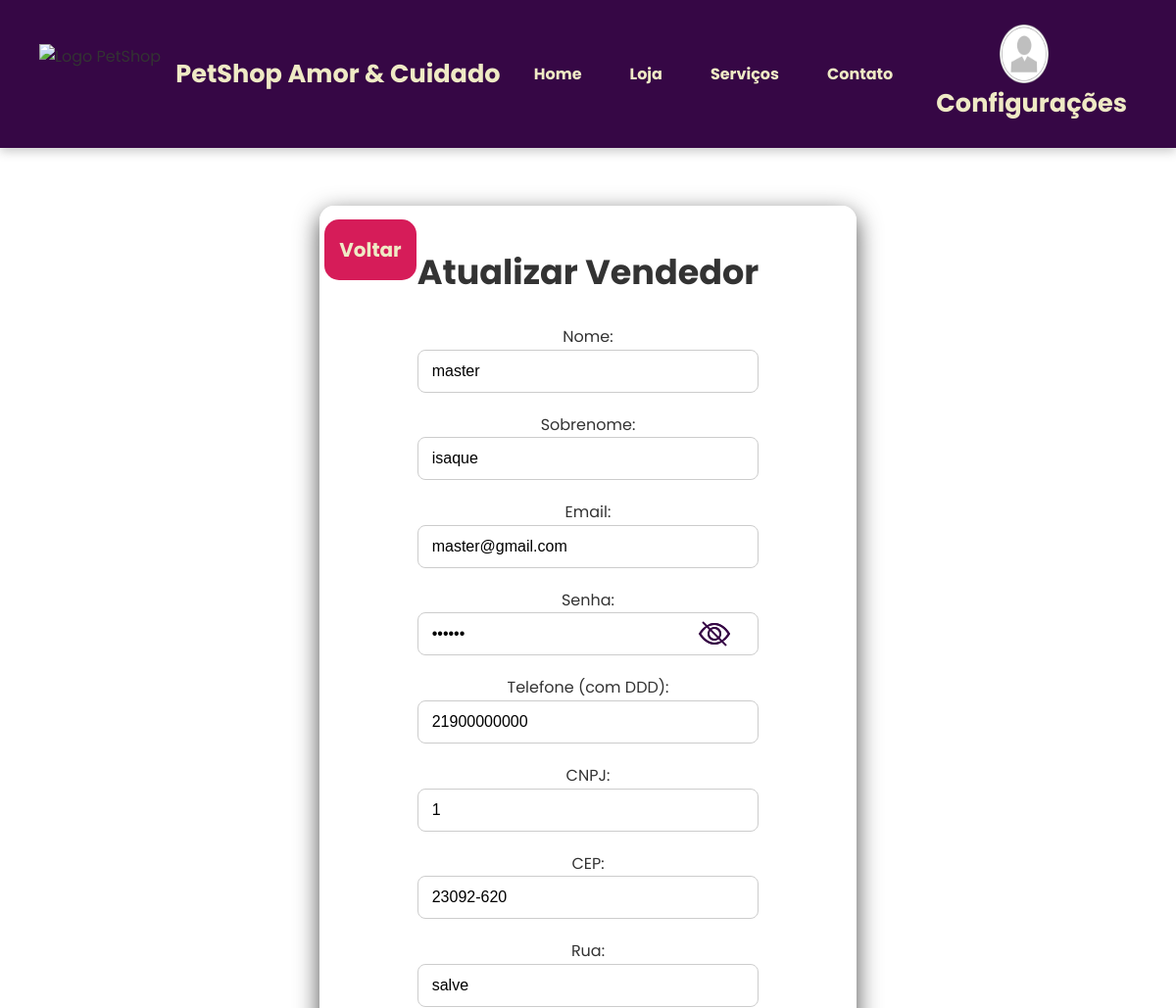
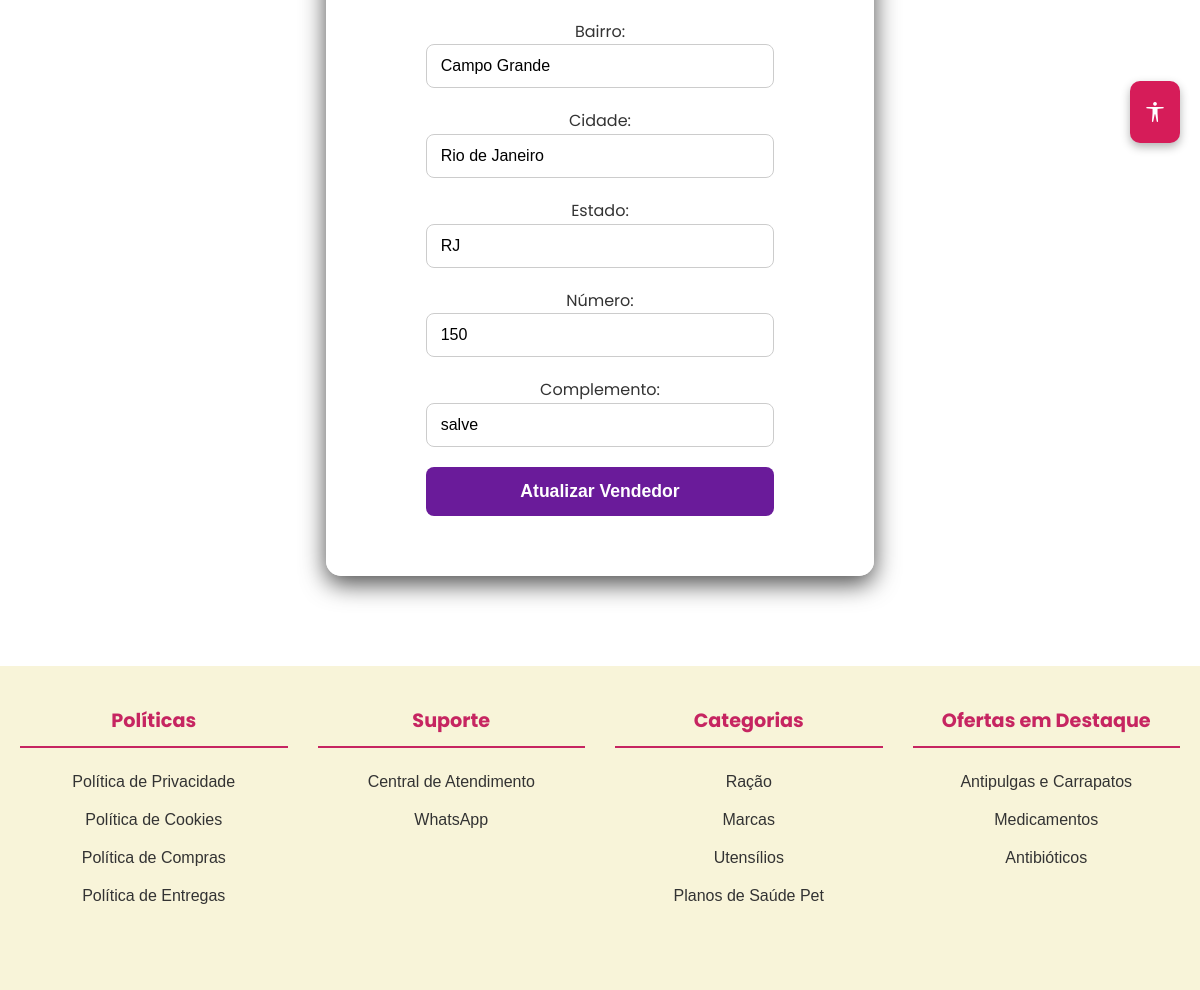
Page /atualizar.php (signed in) on the committed database (2 pictures, top to bottom).
### tables this page shows
CREATE TABLE funcionarios(
    idFuncionario VARCHAR(255) NOT NULL PRIMARY KEY,
    logado VARCHAR(255),
    img VARCHAR(255),
    nome VARCHAR(255),
    sobrenome VARCHAR(255),
    funcao ENUM("Default", "Veterinário", "Gerente", "Master"),
    telefone varchar(255),
    email VARCHAR(255),
    senha VARCHAR(255),
    cep VARCHAR(255),
    numero VARCHAR(255),
    complemento VARCHAR(255),
    CONSTRAINT fk_cep_funcionario FOREIGN KEY (cep) REFERENCES enderecos(cep)
);

CREATE TABLE enderecos(
    cep VARCHAR(255) NOT NULL PRIMARY KEY,
    rua VARCHAR(255),
    bairro VARCHAR(255),
    cidade VARCHAR(255),
    estado VARCHAR(255)
);

### atualizar.php (the view, shortened to what this page needs)
<?php
include 'conn.php';
if(isset($_SESSION['vendedores'])){
    $chave = $_SESSION['vendedores']->idFuncionario;
    $local = 'backend/php/vendedor/';
    $sql1 = "SELECT * FROM funcionarios WHERE idFuncionario = '$chave'";
    $res = $conn->query($sql1);
    $row = $res->fetch_object();
    $sql2 = "SELECT * FROM enderecos WHERE cep = '$row->cep'";
    $res2 = $conn->query($sql2);
    $row2 = $res2->fetch_object();
    $salvarVen = "atualizarVen.php";
}
?>
<!DOCTYPE html>
<html lang="pt-BR">
<head>
    <link rel="stylesheet" href="frontend/src/css/login.css">
    <link rel="stylesheet" href="frontend/src/css/loja.css">
    <link rel="stylesheet" href="frontend/src/css/style.css">
    <link rel="stylesheet" href="https://cdn.jsdelivr.net/npm/bootstrap-icons@1.10.5/font/bootstrap-icons.css">
</head>
<body style="margin-top: 100px;">
<header>
    <div class="logo">
        <img src="frontend/src/assets/Foto site.png" alt="Logo PetShop">
        <h1>PetShop Amor & Cuidado</h1>
    </div>
    <nav class="nav-menu" id="nav-menu">
        <ul>
            <li><a href="index.php">Home</a></li>
            <li><a href="<?php echo $loja?>">Loja</a></li>
            <li class="dropdown">
                <a href="#" onclick="toggleDropdown()" style="<?php if($vendedor == TRUE){echo 'display: none;';}?> cursor: pointer;">Serviços</a>
            </li>
            <li><a href="#">Contato</a></li>
        </ul>
    </nav>
    <a href="config.php">
        <div class="icone">
        <img  src="<?php echo $local . $row->img?>" alt="Imagem do usuario">
        <h1 >  Configurações</h4>
        </div>
    </a>
</header>
    <section class="content" id="vendedor">
        <a href="config.php"><h5 id="voltar"> Voltar</h5></a>
        <h2>Atualizar Vendedor</h2>
        <form id="form-vendedor" action="<?php echo $salvarVen?>" method="POST">
            <label for="vendedor-nome">Nome:</label>
            <input value="<?php echo $row->nome?>" type="text" name="vendedor-nome" id="vendedor-nome" required />
            <label for="vendedor-sobrenome">Sobrenome:</label>
            <input value="<?php echo $row->sobrenome?>" type="text" name="vendedor-sobrenome" id="vendedor-sobrenome" required />
            <label for="vendedor-email">Email:</label>
            <input value="<?php echo $row->email?>" type="email" name="vendedor-email" id="vendedor-email" required />
            <label for="vendedor-senha">Senha:</label>
            <input value="<?php echo $row->senha?>" type="password" name="vendedor-senha" id='vendedor-senha' required />
            <i class="bi bi-eye" id="olho3" onclick="trocarSenha(3)"></i>
            <i class="bi bi-eye-slash" id="olho4" onclick="trocarSenha(4)"></i>
            <label for="vendedor-telefone">Telefone (com DDD):</label>
            <input value="<?php echo $row->telefone?>" oninput="formatarCelular(this)" type="text" name="vendedor-telefone" id="vendedor-telefone" placeholder="(11) 91234-5678" maxlength="15" minlength="15" required />
            <label for="vendedor-cnpj">CNPJ:</label>
            <input value="<?php echo $row->idFuncionario?>" oninput="formatarCNPJ(this)" type="text" name="vendedor-cnpj" id="vendedor-cnpj" placeholder="00.000.000/0000-00" maxlength="18" minlength="18" required />
            <label for="vendedor-cep">CEP:</label>
            <input value="<?php echo $row->cep?>" oninput="formatarCEP(this)" type="text" name="vendedor-cep" id="vendedor-cep" required maxlength="9" />
            <label for="vendedor-rua">Rua:</label>
            <input value="<?php echo $row2->rua?>" type="text" name="vendedor-rua" id="vendedor-rua" required readonly maxlength="100" />
            <label for="vendedor-bairro">Bairro:</label>
            <input value="<?php echo $row2->bairro?>" type="text" name="vendedor-bairro" id="vendedor-bairro" required readonly maxlength="50" />
            <label for="vendedor-cidade">Cidade:</label>
            <input value="<?php echo $row2->cidade?>" type="text" name="vendedor-cidade" id="vendedor-cidade" required readonly maxlength="50" />
            <label for="vendedor-estado">Estado:</label>
            <input value="<?php echo $row2->estado?>" type="text" name="vendedor-estado" id="vendedor-estado" required readonly maxlength="2" />
            <label for="vendedor-numero">Número:</label>
            <input value="<?php echo $row->numero?>" type="text" name="vendedor-numero" id="vendedor-numero" required maxlength="100" />
            <label for="vendedor-complemento">Complemento:</label>
            <input value="<?php echo $row->complemento?>" type="text" name="vendedor-complemento" id="vendedor-complemento" required maxlength="100" />
            <input type="submit" value="Atualizar Vendedor" class="btn-submit" />
        </form>
    </section>
    <footer>
  <div class="footer-section">
    <div class="column">
      <h3>Políticas</h3>
      <button onclick="openModal('Política de Privacidade', 'privacidade')">Política de Privacidade</button>
      <button onclick="openModal('Política de Cookies', 'cookies')">Política de Cookies</button>
      <button onclick="openModal('Política de Compras', 'compras')">Política de Compras</button>
      <button onclick="openModal('Política de Entregas', 'entregas')">Política de Entregas</button>
    </div>
    <div class="column">
      <h3>Suporte</h3>
      <button onclick="openModal('Central de Atendimento', 'atendimento')">Central de Atendimento</button>
      <button onclick="openModal('WhatsApp', 'whatsapp')">WhatsApp</button>
    </div>
    <div class="column">
      <h3>Categorias</h3>
      <button onclick="openModal('Ração', 'racao')">Ração</button>
      <button onclick="openModal('Marcas', 'marcas')">Marcas</button>
      <button onclick="openModal('Utensílios', 'utensilios')">Utensílios</button>
      <button onclick="openModal('Planos de Saúde Pet', 'planos')">Planos de Saúde Pet</button>
    </div>
    <div class="column">
      <h3>Ofertas em Destaque</h3>
      <button onclick="openModal('Antipulgas e Carrapatos', 'antipulgas')">Antipulgas e Carrapatos</button>
      <button onclick="openModal('Medicamentos', 'medicamentos')">Medicamentos</button>
      <button onclick="openModal('Antibióticos', 'antibioticos')">Antibióticos</button>
    </div>
  </div>
</footer>
<div class="botao_acessibilidade" onclick="abrir_acessibilidade(1)">
    <i class="bi bi-universal-access"></i>
</div>
</body>
</html>

### frontend/src/css/login.css (style rules this page uses)
* { box-sizing: border-box; padding: 0; margin: 0; text-decoration: none; list-style: none; }
html { scroll-behavior: smooth; }
body { background-color: whitesmoke; font-family: "Poppins", sans-serif; font-size: 1rem; font-weight: 400; display: grid; }
header { background-color: #360745; display: flex; justify-content: space-between; align-items: center; padding: 15px 30px; box-shadow: 0 4px 10px rgba(0, 0, 0, 0.2); position: fixed; top: 0; left: 0; width: 100%; z-index: 1000; transition: all 0.3s ease; }
.logo { display: flex; align-items: center; flex-shrink: 0; }
.logo img { height: 60px; margin-right: 15px; transition: transform 0.3s ease; }
.logo h1 { color: #efeac5; font-size: 26px; margin: 0; white-space: nowrap; }
nav ul { list-style: none; display: flex; gap: 25px; margin: 0; padding: 0; align-items: center; }
nav ul li a { color: #efeac5; text-decoration: none; font-weight: bold; font-size: 16px; transition: all 0.3s ease; padding: 8px 12px; border-radius: 5px; position: relative; }
nav ul li a::after { content: ''; position: absolute; bottom: 0; left: 50%; width: 0; height: 2px; background-color: #d61c59; transition: all 0.3s ease; transform: translateX(-50%); }
.icone { cursor: pointer; display: none; flex-direction: column; justify-content: center; align-items: center; padding: 10px; }
body::before { content: ""; position: fixed; top: 0; left: 0; width: 100%; height: 100%; background: url('https://t3.ftcdn.net/jpg/02/98/20/18/360_F_298201895_5bPjYW2qPWJ52Wg40H80d8hCAHsPIfpE.jpg') no-repeat center center/cover; filter: blur(2px); z-index: -1; }
body { margin: 0; font-family: 'Popins', Tahoma, Geneva, Verdana, sans-serif; background-color: rgba(255, 255, 255, 0.8); color: #333; }
.content { padding: 40px 100px; max-width: auto; margin: 30px auto; background: #ffffffd9; border-radius: 15px; box-shadow: 0 8px 24px rgba(0, 0, 0, 0.7); display: grid; position: relative; }
.content h2 { display: flex; width: 100%; justify-content: center; font-size: 35px; margin-bottom: 25px; }
.content i { font-size: 80px; color: rgb(9, 194, 9); display: grid; justify-content: center; align-items: center; flex-direction: column; }
form { display: flex; flex-direction: column; position: relative; align-items: center; }
#voltar { position: absolute; top: 1%; left: 1%; transform: translate(-50% -50%); background-color: #d61c59; color: #efeac5; padding: 15px; display: grid; align-items: center; border-radius: 15px; cursor: pointer; font-size: 20px; }
form input, select { width: 100%; margin-bottom: 20px; padding: 12px 14px; font-size: 1em; border: 1px solid #ccc; border-radius: 8px; transition: border-color 0.3s ease, box-shadow 0.3s ease; }
form i { position: absolute; top: 22%; right: 0; transform: translate(-50% -50%); scale: 0.4; padding: 5px; border-radius: 15px; color: #360745 !important; cursor: pointer; }
input[type="submit"] { background-color: #6a1b9a; color: white; border: none; border-radius: 8px; padding: 14px; font-size: 1.1em; font-weight: bold; cursor: pointer; transition: background-color 0.3s ease; }
footer { background-color: #f8f4d9; padding: 40px; }
.footer-section { display: flex; justify-content: space-between; flex-wrap: wrap; max-width: 1200px; margin: auto; }
.column { flex: 1; min-width: 200px; margin-bottom: 30px; }
h3 { color: #c62561; border-bottom: 2px solid #c62561; padding-bottom: 5px; }
button { background: none; border: none; color: inherit; text-align: left; display: block; margin: 8px 0; cursor: pointer; font-size: 16px; transition: 0.2s; }

### rows in the picture
funcionarios: img (picture), vendedor-nome "master", vendedor-sobrenome "isaque", vendedor-email "master@gmail.com", vendedor-telefone "21900000000", vendedor-cnpj "1", vendedor-cep "23092-620", vendedor-numero "150", vendedor-complemento "salve"
enderecos: vendedor-rua "salve", vendedor-bairro "Campo Grande", vendedor-cidade "Rio de Janeiro", vendedor-estado "RJ"
